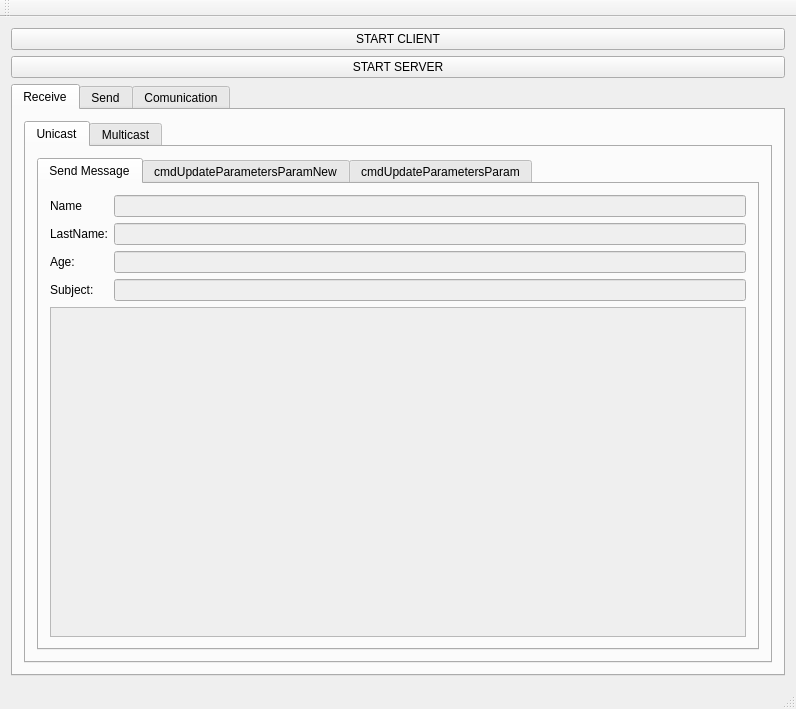
<?xml version="1.0" encoding="UTF-8"?>
<ui version="4.0">
 <class>MainWindow</class>
 <widget class="QMainWindow" name="MainWindow">
  <property name="geometry">
   <rect>
    <x>0</x>
    <y>0</y>
    <width>796</width>
    <height>709</height>
   </rect>
  </property>
  <property name="windowTitle">
   <string>Server/Client</string>
  </property>
  <widget class="QWidget" name="centralWidget">
   <layout class="QVBoxLayout" name="verticalLayout">
    <item>
     <widget class="QPushButton" name="pushButtonUnicastMulticastON">
      <property name="text">
       <string>START CLIENT</string>
      </property>
     </widget>
    </item>
    <item>
     <widget class="QPushButton" name="pushButtonUnicastMulticastServerON">
      <property name="text">
       <string>START SERVER</string>
      </property>
     </widget>
    </item>
    <item>
     <widget class="QTabWidget" name="tabWidgetSend">
      <property name="currentIndex">
       <number>0</number>
      </property>
      <widget class="QWidget" name="tab_8">
       <attribute name="title">
        <string>Receive</string>
       </attribute>
       <layout class="QVBoxLayout" name="verticalLayout_2">
        <item>
         <widget class="QTabWidget" name="tabWidget">
          <property name="currentIndex">
           <number>0</number>
          </property>
          <widget class="QWidget" name="tab">
           <attribute name="title">
            <string>Unicast</string>
           </attribute>
           <layout class="QHBoxLayout" name="horizontalLayout">
            <item>
             <widget class="QTabWidget" name="tabWidget_3">
              <property name="currentIndex">
               <number>0</number>
              </property>
              <widget class="QWidget" name="tab_7">
               <attribute name="title">
                <string>Send Message</string>
               </attribute>
               <layout class="QVBoxLayout" name="verticalLayout_7">
                <item>
                 <layout class="QGridLayout" name="gridLayout_4">
                  <item row="2" column="0">
                   <widget class="QLabel" name="label_36">
                    <property name="text">
                     <string>Age:</string>
                    </property>
                   </widget>
                  </item>
                  <item row="1" column="0">
                   <widget class="QLabel" name="label_37">
                    <property name="text">
                     <string>LastName:</string>
                    </property>
                   </widget>
                  </item>
                  <item row="1" column="2">
                   <widget class="QLineEdit" name="lineEditLastName">
                    <property name="enabled">
                     <bool>false</bool>
                    </property>
                    <property name="text">
                     <string/>
                    </property>
                   </widget>
                  </item>
                  <item row="0" column="2">
                   <widget class="QLineEdit" name="lineEditName">
                    <property name="enabled">
                     <bool>false</bool>
                    </property>
                    <property name="text">
                     <string/>
                    </property>
                   </widget>
                  </item>
                  <item row="0" column="0">
                   <widget class="QLabel" name="label_38">
                    <property name="text">
                     <string>Name</string>
                    </property>
                   </widget>
                  </item>
                  <item row="2" column="2">
                   <widget class="QLineEdit" name="lineEditEta_2">
                    <property name="enabled">
                     <bool>false</bool>
                    </property>
                    <property name="text">
                     <string/>
                    </property>
                   </widget>
                  </item>
                  <item row="3" column="2">
                   <widget class="QLineEdit" name="lineEditSubject">
                    <property name="enabled">
                     <bool>false</bool>
                    </property>
                    <property name="text">
                     <string/>
                    </property>
                   </widget>
                  </item>
                  <item row="3" column="0">
                   <widget class="QLabel" name="label_39">
                    <property name="text">
                     <string>Subject:</string>
                    </property>
                   </widget>
                  </item>
                 </layout>
                </item>
                <item>
                 <widget class="QPlainTextEdit" name="plainTextEditContentMessage">
                  <property name="enabled">
                   <bool>false</bool>
                  </property>
                  <property name="plainText">
                   <string/>
                  </property>
                 </widget>
                </item>
               </layout>
              </widget>
              <widget class="QWidget" name="tab_5">
               <attribute name="title">
                <string>cmdUpdateParametersParamNew</string>
               </attribute>
               <layout class="QVBoxLayout" name="verticalLayout_4">
                <item>
                 <layout class="QGridLayout" name="gridLayout">
                  <item row="5" column="1">
                   <widget class="QLineEdit" name="lineEditVal1">
                    <property name="enabled">
                     <bool>false</bool>
                    </property>
                   </widget>
                  </item>
                  <item row="5" column="0">
                   <widget class="QLabel" name="label_6">
                    <property name="text">
                     <string>Val1:</string>
                    </property>
                   </widget>
                  </item>
                  <item row="3" column="1">
                   <widget class="QLineEdit" name="lineEditTel">
                    <property name="enabled">
                     <bool>false</bool>
                    </property>
                   </widget>
                  </item>
                  <item row="2" column="1">
                   <widget class="QLineEdit" name="lineEditFigli">
                    <property name="enabled">
                     <bool>false</bool>
                    </property>
                   </widget>
                  </item>
                  <item row="0" column="0">
                   <widget class="QLabel" name="label_2">
                    <property name="text">
                     <string>Eta':</string>
                    </property>
                   </widget>
                  </item>
                  <item row="1" column="0">
                   <widget class="QLabel" name="label">
                    <property name="text">
                     <string>Famigliari:</string>
                    </property>
                   </widget>
                  </item>
                  <item row="0" column="1">
                   <widget class="QLineEdit" name="lineEditEta">
                    <property name="enabled">
                     <bool>false</bool>
                    </property>
                   </widget>
                  </item>
                  <item row="1" column="1">
                   <widget class="QLineEdit" name="lineEditFamigliari">
                    <property name="enabled">
                     <bool>false</bool>
                    </property>
                   </widget>
                  </item>
                  <item row="3" column="0">
                   <widget class="QLabel" name="label_4">
                    <property name="text">
                     <string>Tel1:</string>
                    </property>
                   </widget>
                  </item>
                  <item row="2" column="0">
                   <widget class="QLabel" name="label_3">
                    <property name="text">
                     <string>Figli:</string>
                    </property>
                   </widget>
                  </item>
                  <item row="4" column="0">
                   <widget class="QLabel" name="label_5">
                    <property name="text">
                     <string>Tel2:</string>
                    </property>
                   </widget>
                  </item>
                  <item row="4" column="1">
                   <widget class="QLineEdit" name="lineEditTel2">
                    <property name="enabled">
                     <bool>false</bool>
                    </property>
                   </widget>
                  </item>
                  <item row="6" column="0">
                   <widget class="QLabel" name="label_7">
                    <property name="text">
                     <string>Val2:</string>
                    </property>
                   </widget>
                  </item>
                  <item row="6" column="1">
                   <widget class="QLineEdit" name="lineEditVal2">
                    <property name="enabled">
                     <bool>false</bool>
                    </property>
                   </widget>
                  </item>
                 </layout>
                </item>
               </layout>
              </widget>
              <widget class="QWidget" name="tab_6">
               <attribute name="title">
                <string>cmdUpdateParametersParam</string>
               </attribute>
               <layout class="QVBoxLayout" name="verticalLayout_6">
                <item>
                 <layout class="QGridLayout" name="gridLayout_3" rowstretch="0,0,0,0,0,0,0,0,0,0">
                  <item row="5" column="0">
                   <widget class="QLabel" name="label_20">
                    <property name="text">
                     <string>PrivateHostMask</string>
                    </property>
                   </widget>
                  </item>
                  <item row="5" column="3">
                   <widget class="QLineEdit" name="lineEditPrivateRP_Addr">
                    <property name="enabled">
                     <bool>false</bool>
                    </property>
                   </widget>
                  </item>
                  <item row="5" column="2">
                   <widget class="QLabel" name="label_31">
                    <property name="text">
                     <string>PrivateRP_Addr</string>
                    </property>
                   </widget>
                  </item>
                  <item row="3" column="2">
                   <widget class="QLabel" name="label_29">
                    <property name="text">
                     <string>PublicRR_Addr</string>
                    </property>
                   </widget>
                  </item>
                  <item row="4" column="2">
                   <widget class="QLabel" name="label_30">
                    <property name="text">
                     <string>PublicRR_Mask</string>
                    </property>
                   </widget>
                  </item>
                  <item row="4" column="3">
                   <widget class="QLineEdit" name="lineEditPublicRR_Mask">
                    <property name="enabled">
                     <bool>false</bool>
                    </property>
                   </widget>
                  </item>
                  <item row="6" column="0">
                   <widget class="QLabel" name="label_21">
                    <property name="text">
                     <string>PrivateHostPort</string>
                    </property>
                   </widget>
                  </item>
                  <item row="8" column="1">
                   <widget class="QLineEdit" name="lineEditPublicVoIP_Mask">
                    <property name="enabled">
                     <bool>false</bool>
                    </property>
                   </widget>
                  </item>
                  <item row="8" column="0">
                   <widget class="QLabel" name="label_23">
                    <property name="text">
                     <string>PublicVoIP_Mask</string>
                    </property>
                   </widget>
                  </item>
                  <item row="9" column="3">
                   <widget class="QLineEdit" name="lineEditPublicRP_Mask">
                    <property name="enabled">
                     <bool>false</bool>
                    </property>
                   </widget>
                  </item>
                  <item row="6" column="1">
                   <widget class="QLineEdit" name="lineEditPrivateHostPort">
                    <property name="enabled">
                     <bool>false</bool>
                    </property>
                   </widget>
                  </item>
                  <item row="6" column="2">
                   <widget class="QLabel" name="label_32">
                    <property name="text">
                     <string>PrivateRP_Mask</string>
                    </property>
                   </widget>
                  </item>
                  <item row="3" column="1">
                   <widget class="QLineEdit" name="lineEditNTP_Threshold">
                    <property name="enabled">
                     <bool>false</bool>
                    </property>
                   </widget>
                  </item>
                  <item row="7" column="3">
                   <widget class="QLineEdit" name="lineEditPrivateRP_Port">
                    <property name="enabled">
                     <bool>false</bool>
                    </property>
                   </widget>
                  </item>
                  <item row="2" column="1">
                   <widget class="QLineEdit" name="lineEditTimeCorrection">
                    <property name="enabled">
                     <bool>false</bool>
                    </property>
                   </widget>
                  </item>
                  <item row="7" column="0">
                   <widget class="QLabel" name="label_22">
                    <property name="text">
                     <string>PublicVoIP_Addr</string>
                    </property>
                   </widget>
                  </item>
                  <item row="7" column="1">
                   <widget class="QLineEdit" name="lineEditPublicVoIP_Addr">
                    <property name="enabled">
                     <bool>false</bool>
                    </property>
                   </widget>
                  </item>
                  <item row="3" column="0">
                   <widget class="QLabel" name="label_18">
                    <property name="text">
                     <string>NTP_Threshold</string>
                    </property>
                   </widget>
                  </item>
                  <item row="2" column="0">
                   <widget class="QLabel" name="label_17">
                    <property name="text">
                     <string>TimeCorrection</string>
                    </property>
                   </widget>
                  </item>
                  <item row="4" column="1">
                   <widget class="QLineEdit" name="lineEditPrivateHostAddr">
                    <property name="enabled">
                     <bool>false</bool>
                    </property>
                   </widget>
                  </item>
                  <item row="9" column="0">
                   <widget class="QLabel" name="label_24">
                    <property name="text">
                     <string>PublicVoIP_Port</string>
                    </property>
                   </widget>
                  </item>
                  <item row="8" column="3">
                   <widget class="QLineEdit" name="lineEditPublicRP_Addr">
                    <property name="enabled">
                     <bool>false</bool>
                    </property>
                   </widget>
                  </item>
                  <item row="1" column="1">
                   <widget class="QLineEdit" name="lineEditSecondaryNTP_ServIP_Addr">
                    <property name="enabled">
                     <bool>false</bool>
                    </property>
                   </widget>
                  </item>
                  <item row="1" column="0">
                   <widget class="QLabel" name="label_16">
                    <property name="text">
                     <string>SecondaryNTP_ServIP_Addr</string>
                    </property>
                   </widget>
                  </item>
                  <item row="4" column="0">
                   <widget class="QLabel" name="label_19">
                    <property name="text">
                     <string>PrivateHostAddr</string>
                    </property>
                   </widget>
                  </item>
                  <item row="5" column="1">
                   <widget class="QLineEdit" name="lineEditPrivateHostMask">
                    <property name="enabled">
                     <bool>false</bool>
                    </property>
                   </widget>
                  </item>
                  <item row="7" column="2">
                   <widget class="QLabel" name="label_33">
                    <property name="text">
                     <string>PrivateRP_Port</string>
                    </property>
                   </widget>
                  </item>
                  <item row="8" column="2">
                   <widget class="QLabel" name="label_34">
                    <property name="text">
                     <string>PublicRP_Addr</string>
                    </property>
                   </widget>
                  </item>
                  <item row="9" column="2">
                   <widget class="QLabel" name="label_35">
                    <property name="text">
                     <string>PublicRP_Mask</string>
                    </property>
                   </widget>
                  </item>
                  <item row="9" column="1">
                   <widget class="QLineEdit" name="lineEditPublicVoIP_Port">
                    <property name="enabled">
                     <bool>false</bool>
                    </property>
                   </widget>
                  </item>
                  <item row="0" column="0">
                   <widget class="QLabel" name="label_15">
                    <property name="text">
                     <string>PrimaryNTP_ServIP_Addr</string>
                    </property>
                   </widget>
                  </item>
                  <item row="6" column="3">
                   <widget class="QLineEdit" name="lineEditPrivateRP_Mask">
                    <property name="enabled">
                     <bool>false</bool>
                    </property>
                   </widget>
                  </item>
                  <item row="0" column="1">
                   <widget class="QLineEdit" name="lineEditPrimaryNTP_ServIP_Addr">
                    <property name="enabled">
                     <bool>false</bool>
                    </property>
                   </widget>
                  </item>
                  <item row="3" column="3">
                   <widget class="QLineEdit" name="lineEditPublicRR_Addr">
                    <property name="enabled">
                     <bool>false</bool>
                    </property>
                   </widget>
                  </item>
                  <item row="2" column="2">
                   <widget class="QLabel" name="label_28">
                    <property name="text">
                     <string>PrivateRR_Mask</string>
                    </property>
                   </widget>
                  </item>
                  <item row="2" column="3">
                   <widget class="QLineEdit" name="lineEditPrivateRR_Mask">
                    <property name="enabled">
                     <bool>false</bool>
                    </property>
                   </widget>
                  </item>
                  <item row="1" column="2">
                   <widget class="QLabel" name="label_26">
                    <property name="text">
                     <string>PublicHostMask</string>
                    </property>
                   </widget>
                  </item>
                  <item row="1" column="3">
                   <widget class="QLineEdit" name="lineEditPublicHostMask">
                    <property name="enabled">
                     <bool>false</bool>
                    </property>
                   </widget>
                  </item>
                  <item row="0" column="3">
                   <widget class="QLineEdit" name="lineEditPublicHostAddr">
                    <property name="enabled">
                     <bool>false</bool>
                    </property>
                   </widget>
                  </item>
                  <item row="0" column="2">
                   <widget class="QLabel" name="label_25">
                    <property name="text">
                     <string>PublicHostAddr</string>
                    </property>
                   </widget>
                  </item>
                 </layout>
                </item>
               </layout>
              </widget>
             </widget>
            </item>
           </layout>
          </widget>
          <widget class="QWidget" name="tab_2">
           <attribute name="title">
            <string>Multicast</string>
           </attribute>
           <layout class="QVBoxLayout" name="verticalLayout_3">
            <item>
             <widget class="QTabWidget" name="tabWidget_2">
              <property name="currentIndex">
               <number>0</number>
              </property>
              <widget class="QWidget" name="tab_3">
               <attribute name="title">
                <string>cmdUpdateParameterParam</string>
               </attribute>
               <layout class="QVBoxLayout" name="verticalLayout_5">
                <item>
                 <layout class="QGridLayout" name="gridLayout_2">
                  <item row="0" column="0">
                   <widget class="QLabel" name="label_9">
                    <property name="text">
                     <string>Eta':</string>
                    </property>
                   </widget>
                  </item>
                  <item row="0" column="1">
                   <widget class="QLineEdit" name="lineEditEtaMult">
                    <property name="enabled">
                     <bool>false</bool>
                    </property>
                   </widget>
                  </item>
                  <item row="2" column="1">
                   <widget class="QLineEdit" name="lineEditFigliMult">
                    <property name="enabled">
                     <bool>false</bool>
                    </property>
                   </widget>
                  </item>
                  <item row="1" column="0">
                   <widget class="QLabel" name="label_10">
                    <property name="text">
                     <string>Famigliari:</string>
                    </property>
                   </widget>
                  </item>
                  <item row="1" column="1">
                   <widget class="QLineEdit" name="lineEditFamigliariMult">
                    <property name="enabled">
                     <bool>false</bool>
                    </property>
                   </widget>
                  </item>
                  <item row="5" column="1">
                   <widget class="QLineEdit" name="lineEditVal1Mult">
                    <property name="enabled">
                     <bool>false</bool>
                    </property>
                   </widget>
                  </item>
                  <item row="6" column="1">
                   <widget class="QLineEdit" name="lineEditVal2Mult">
                    <property name="enabled">
                     <bool>false</bool>
                    </property>
                   </widget>
                  </item>
                  <item row="4" column="1">
                   <widget class="QLineEdit" name="lineEditTel2Mult">
                    <property name="enabled">
                     <bool>false</bool>
                    </property>
                   </widget>
                  </item>
                  <item row="3" column="0">
                   <widget class="QLabel" name="label_11">
                    <property name="text">
                     <string>Tel1:</string>
                    </property>
                   </widget>
                  </item>
                  <item row="5" column="0">
                   <widget class="QLabel" name="label_8">
                    <property name="text">
                     <string>Val1:</string>
                    </property>
                   </widget>
                  </item>
                  <item row="2" column="0">
                   <widget class="QLabel" name="label_12">
                    <property name="text">
                     <string>Figli:</string>
                    </property>
                   </widget>
                  </item>
                  <item row="4" column="0">
                   <widget class="QLabel" name="label_13">
                    <property name="text">
                     <string>Tel2:</string>
                    </property>
                   </widget>
                  </item>
                  <item row="6" column="0">
                   <widget class="QLabel" name="label_14">
                    <property name="text">
                     <string>Val2:</string>
                    </property>
                   </widget>
                  </item>
                  <item row="3" column="1">
                   <widget class="QLineEdit" name="lineEditTelMult">
                    <property name="enabled">
                     <bool>false</bool>
                    </property>
                   </widget>
                  </item>
                 </layout>
                </item>
               </layout>
              </widget>
             </widget>
            </item>
           </layout>
          </widget>
         </widget>
        </item>
       </layout>
      </widget>
      <widget class="QWidget" name="tab_4">
       <attribute name="title">
        <string>Send</string>
       </attribute>
       <layout class="QVBoxLayout" name="verticalLayout_9">
        <item>
         <widget class="QTabWidget" name="tabWidgetMessage2">
          <property name="enabled">
           <bool>false</bool>
          </property>
          <property name="currentIndex">
           <number>0</number>
          </property>
          <widget class="QWidget" name="tab_9">
           <attribute name="title">
            <string>Send Message 2</string>
           </attribute>
           <layout class="QVBoxLayout" name="verticalLayout_8">
            <item>
             <layout class="QGridLayout" name="gridLayout_5">
              <item row="2" column="0">
               <widget class="QLabel" name="label_27">
                <property name="text">
                 <string>Eta':</string>
                </property>
               </widget>
              </item>
              <item row="1" column="0">
               <widget class="QLabel" name="label_40">
                <property name="text">
                 <string>LastName:</string>
                </property>
               </widget>
              </item>
              <item row="1" column="2">
               <widget class="QLineEdit" name="lineEditLastName_2">
                <property name="text">
                 <string>Nardelli</string>
                </property>
               </widget>
              </item>
              <item row="0" column="2">
               <widget class="QLineEdit" name="lineEditName_2">
                <property name="text">
                 <string>Graziano</string>
                </property>
               </widget>
              </item>
              <item row="0" column="0">
               <widget class="QLabel" name="label_41">
                <property name="text">
                 <string>Name</string>
                </property>
               </widget>
              </item>
              <item row="2" column="2">
               <widget class="QLineEdit" name="lineEditEta_3">
                <property name="text">
                 <string>36</string>
                </property>
               </widget>
              </item>
              <item row="3" column="2">
               <widget class="QLineEdit" name="lineEditSubject_2">
                <property name="text">
                 <string>Testo preformattato</string>
                </property>
               </widget>
              </item>
              <item row="3" column="0">
               <widget class="QLabel" name="label_42">
                <property name="text">
                 <string>Soggetto:</string>
                </property>
               </widget>
              </item>
             </layout>
            </item>
            <item>
             <widget class="QPlainTextEdit" name="plainTextEditContentMessage_2">
              <property name="plainText">
               <string>in questa GUI vengono inviate alcune informazioni che saranno poi incampsulate in un messaggio Corba unicast. il messaggio e' eseguito in AMI questo significa che c'e' un reply (non sincronizzato). Nelle prossime volte sara' previsto un reply con delle informazioni che ritornano dal server. Queste informazioni saranno elaborate dal client</string>
              </property>
             </widget>
            </item>
            <item>
             <widget class="QPushButton" name="pushButton">
              <property name="text">
               <string>Send</string>
              </property>
             </widget>
            </item>
           </layout>
          </widget>
         </widget>
        </item>
       </layout>
      </widget>
      <widget class="QWidget" name="tab_10">
       <attribute name="title">
        <string>Comunication</string>
       </attribute>
       <layout class="QVBoxLayout" name="verticalLayout_10">
        <item>
         <widget class="QPlainTextEdit" name="plainTextEditComunication">
          <property name="enabled">
           <bool>true</bool>
          </property>
          <property name="plainText">
           <string/>
          </property>
         </widget>
        </item>
       </layout>
      </widget>
     </widget>
    </item>
   </layout>
  </widget>
  <widget class="QMenuBar" name="menuBar">
   <property name="geometry">
    <rect>
     <x>0</x>
     <y>0</y>
     <width>796</width>
     <height>23</height>
    </rect>
   </property>
  </widget>
  <widget class="QToolBar" name="mainToolBar">
   <attribute name="toolBarArea">
    <enum>TopToolBarArea</enum>
   </attribute>
   <attribute name="toolBarBreak">
    <bool>false</bool>
   </attribute>
  </widget>
  <widget class="QStatusBar" name="statusBar"/>
 </widget>
 <layoutdefault spacing="6" margin="11"/>
 <resources/>
 <connections/>
</ui>
